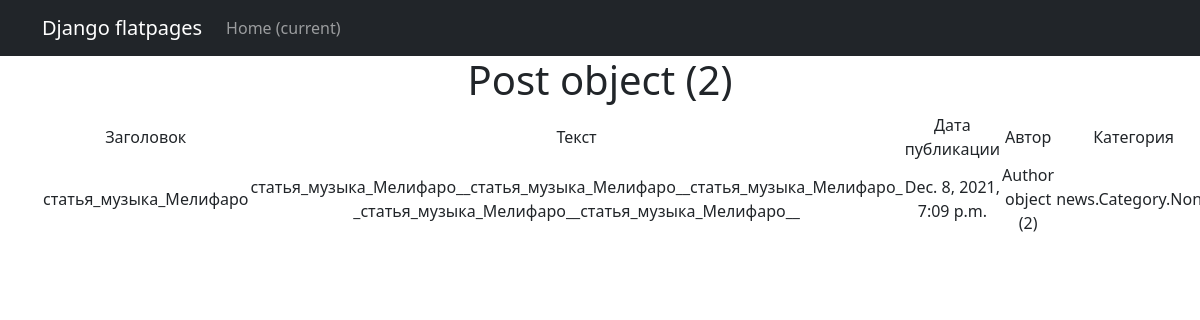
The app's page /news/2, older data.
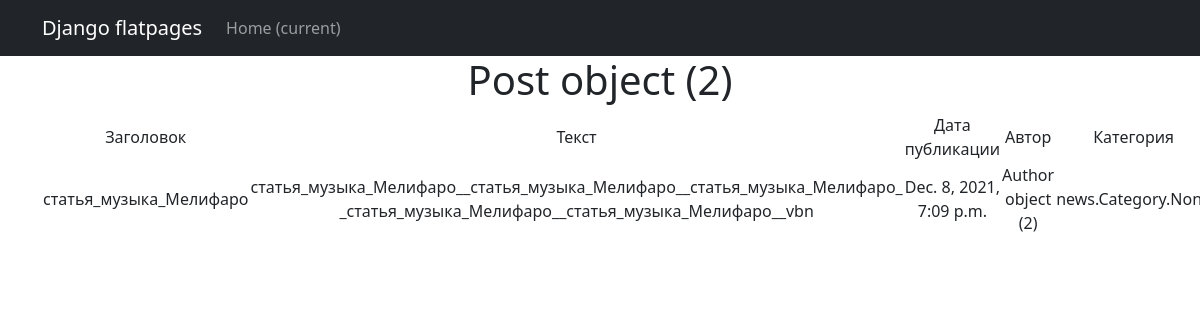
The same page, newer data.
### news/models.py (models this page shows, shortened)
class Post(models.Model):
    stat = 's'
    new = 'n'
    POST_TYPE = [
        (stat, "Статья"),
        (new, "Новость")
    ]
    author = models.ForeignKey(Author, on_delete=models.CASCADE)
    post_type = models.CharField(max_length=1, choices=POST_TYPE, default=stat)
    created = models.DateTimeField(auto_now_add=True)
    category = models.ManyToManyField(Category, through='PostCategory')
    title = models.CharField(max_length=256)
    text = models.TextField()
    rating = models.IntegerField(default=0)

class Author(models.Model):
    user = models.OneToOneField(User, on_delete=models.CASCADE)
    rating = models.IntegerField(default=0)

### news/views.py (the view)
# urls.py: path('<int:pk>', PostDetail.as_view(), name='post_detail'),
class PostDetail(DetailView):
    template_name = 'post_detail.html'
    queryset = Post.objects.all()
    context_object_name = 'news'

### templates/post_detail.html (shortened to what this page needs)
{% extends 'flatpages/default.html' %}
{% block content %}
    <h1>{{news}}</h1>
    {% if news %}
       <table>
           <tr>
               <td>
                   Заголовок
               </td>
               <td>
                   Текст
               </td>
               <td>
                   Дата публикации
               </td>
               <td>
                   Автор
               </td>
                <td>
                   Категория
               </td>
           </tr>
               <tr>
                   <td>
                       {{news.title}}
                   </td>
                   <td>
                       {{news.text}}
                   </td>
                   <td>
                       {{news.created}}
                   </td>
                   <td>
                       {{news.author}}
                   </td>
                    <td>
                       {{news.category}}
                   </td>
               </tr>
       </table>
    {% else %}
        <h2>Новостей нет!</h2>
    {% endif %}
{% endblock content %}

### templates/flatpages/default.html (shortened to what this page needs)
<!DOCTYPE html>
<html lang="en">
    <head>
        {% load static %}
        <link href="{% static 'css/styles.css' %}" rel="stylesheet" />
    </head>
    <body>
   <nav class="navbar navbar-expand-lg navbar-dark bg-dark static-top">
   <div class="container">
       <a class="navbar-brand" href="#">Django flatpages</a>
       <div class="collapse navbar-collapse" id="navbarResponsive">
           <ul class="navbar-nav ml-auto">
               <li class="nav-item active">
                   <a class="nav-link" href="/news/">Home
                       <span class="sr-only">(current)</span>
                   </a>
               </li>
               <li class="nav-item">
                   <a class="nav-link" href="//"></a>
               </li>
               <li class="nav-item">
                   <a class="nav-link" href="//"></a>
               </li>
           </ul>
       </div>
   </div>
</nav>
    <div class="container">
   <div class="row">
       <div class="col-lg-12 text-center">
           {% block content %}{% endblock content %}
       </div>
   </div>
</div>
    </body>
</html>

Row changes from the older to the newer data that the page shows:
changed Post "Post object (2)": text "статья_музыка_Мелифаро__статья_музыка_Мелифаро__статья_музыка_Мелифаро_ _статья_музыка_Мелифаро__статья_музыка_Мелифаро__" → "статья_музыка_Мелифаро__статья_музыка_Мелифаро__статья_музыка_Мелифаро_ _статья_музыка_Мелифаро__статья_музыка_Мелифаро__vbn"
